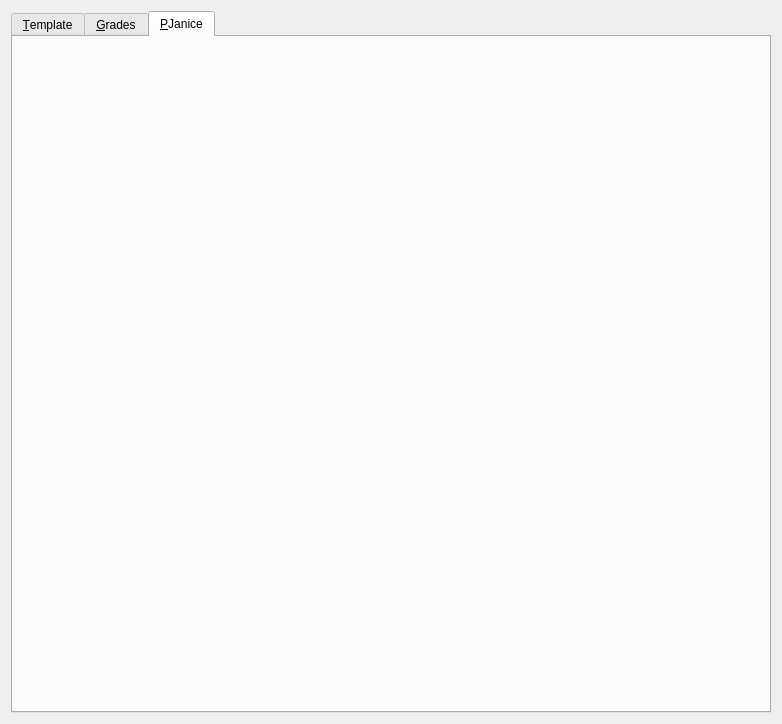
<?xml version="1.0" encoding="UTF-8"?>
<ui version="4.0">
 <class>GDR</class>
 <widget class="QWidget" name="GDR">
  <property name="geometry">
   <rect>
    <x>0</x>
    <y>0</y>
    <width>782</width>
    <height>724</height>
   </rect>
  </property>
  <property name="windowTitle">
   <string>GDR</string>
  </property>
  <layout class="QVBoxLayout" name="verticalLayout">
   <item>
    <widget class="QTabWidget" name="tabWidget">
     <property name="currentIndex">
      <number>2</number>
     </property>
     <widget class="QWidget" name="tabTemplate">
      <attribute name="title">
       <string>&amp;Template</string>
      </attribute>
     </widget>
     <widget class="QWidget" name="tabGrades">
      <attribute name="title">
       <string>&amp;Grades</string>
      </attribute>
      <layout class="QHBoxLayout" name="horizontalLayout">
       <item>
        <widget class="QTableWidget" name="tableWidget"/>
       </item>
      </layout>
     </widget>
     <widget class="QWidget" name="tabPjanice">
      <attribute name="title">
       <string>&amp;PJanice</string>
      </attribute>
      <layout class="QVBoxLayout" name="verticalLayout_2"/>
     </widget>
    </widget>
   </item>
  </layout>
 </widget>
 <resources/>
 <connections/>
</ui>
